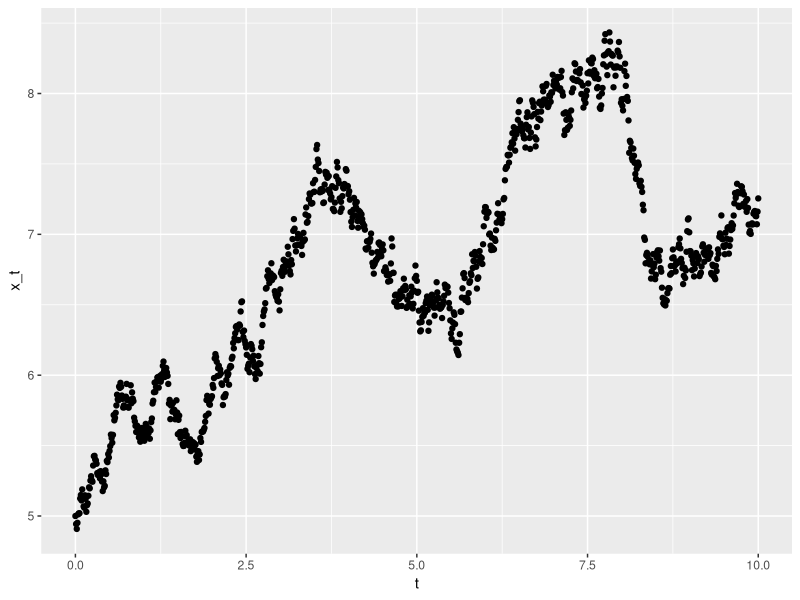
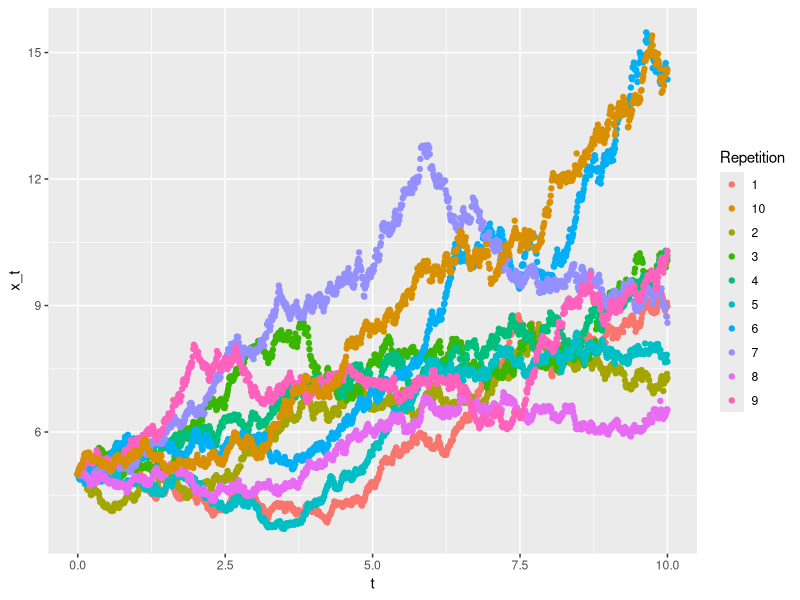
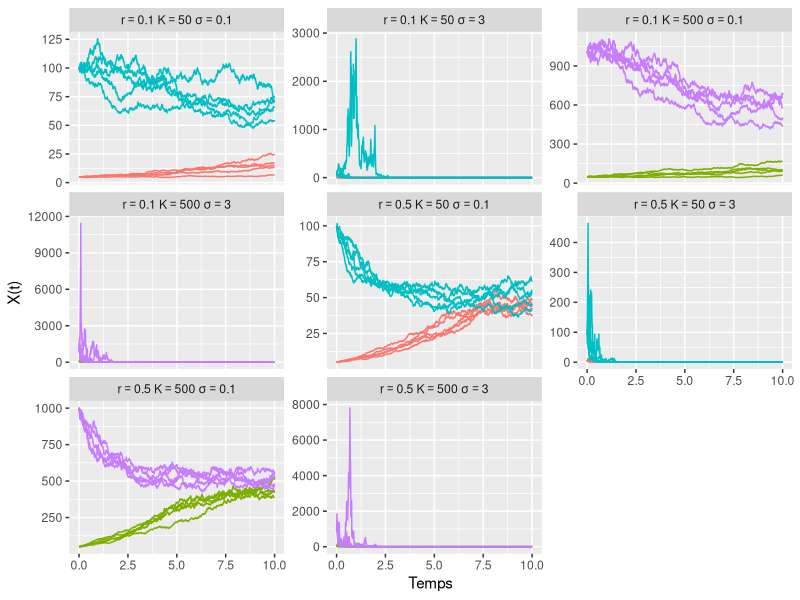
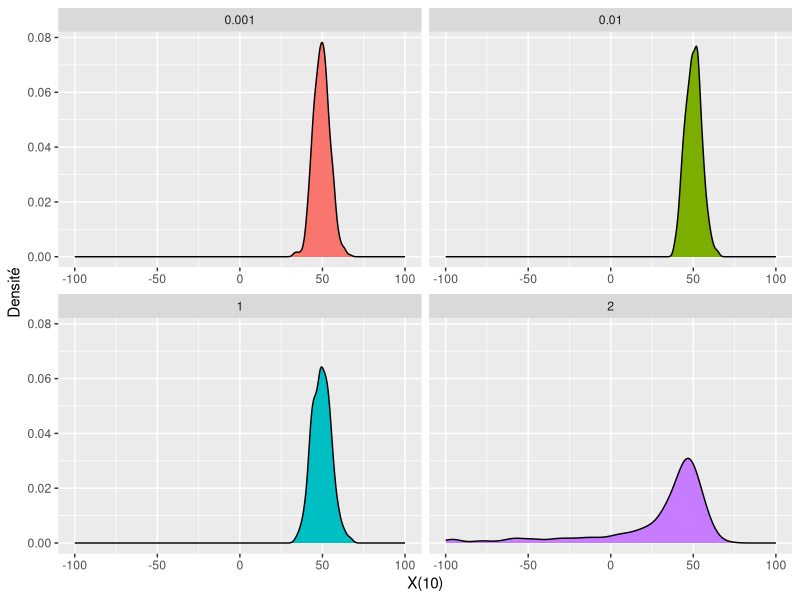
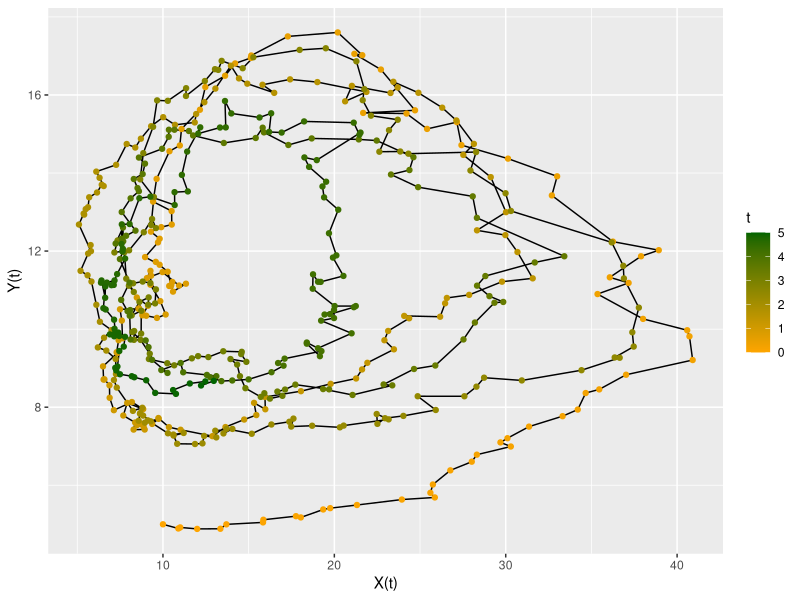
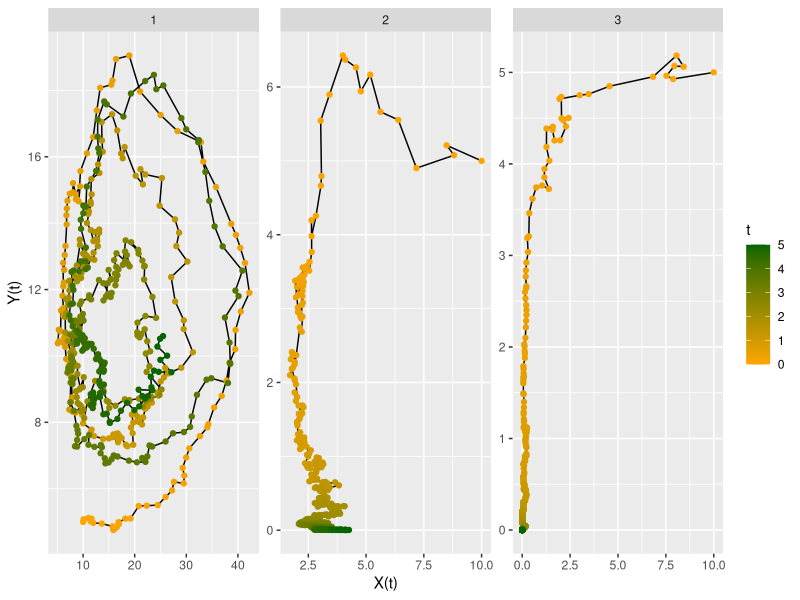

Recreate these plots in R, in order.
## ---- chunk 1
knitr::opts_chunk$set(echo = TRUE, eval = TRUE)
library(tidyverse)
## ---- chunk 2
get_drift <- function(# Creation de la fonction get_drift
  x, r, K # Arguments de la fonction
  )
  { 
  r * x * (1 - x / K)
}
get_diffusion <- function(x, sigma){ # Creation de la fonction get_diffusion
  sigma * x
}
## ---- chunk 3
simulate_log_growth <- function(x0, times, r, K, sigma){
  n_points <- length(times) # Nombre de points de simulations
  output <- rep(NA, n_points) # Initialisation du vecteur final
  output[1] <- x0 # Initialisation
  for(k in 2:n_points){ # Itération
    h <- times[k] - times[k - 1] # Pas de temps (doit être petit!)
    moyenne_euler <- output[k - 1] + # x
     get_drift(output[k - 1], r, K) * h # f(x, t) * h
    variance_euler <- get_diffusion(output[k - 1], sigma)^2 * h 
    output[k] <- rnorm(n = 1, # 1 simulation de loi normale
                       mean = moyenne_euler, # Moyenne
                       sd = sqrt(variance_euler) # Ecart-type
                       )
  }
  # Renvoi sous forme de tibble pour faciliter la visualisation
  resultat <- tibble(t = times, # Temps de simulation
                     x_t = output, # Simulation de l'EDS
                     x0 = x0, # Point initial
                     r = r, K = K, sigma = sigma) # Parametres utilises
  # ggplot dessine des tableaux
  return(resultat)
}
## ---- chunk 4
# 0, 0.01, 0.02, ... 9.99, 10 (aille 1001)
my_times <- seq(from = 0, to = 10, by = 0.01) # "by" donne le pas de temps h
## ---- chunk 5
premiere_simulation <- simulate_log_growth(x0 = 5, times = my_times,
                                           r = 0.1, K = 50, sigma = 0.1)
ggplot(premiere_simulation) + # Tableau à visualiser
  aes(x = t, y = x_t) +
  geom_point()
## ---- chunk 6
# rerun est une  Fonction du package purrr
dix_simulations <- rerun(10, # On fait tourner 10 fois
  simulate_log_growth(x0 = 5, times = my_times, # Le code précdent
                      r = 0.1, K = 50, sigma = 0.1)
  )  %>% # Le résultat est une liste ensuite, on aggrege tout dans un tableau
  bind_rows(.id = "Repetition") # On colle les tibble les uns sous les autres
# On garde en mémoire de quel tableau il s'agit dans la colonne repetition
ggplot(dix_simulations) + # Tableau à visualiser
  aes(x = t, y = x_t, color = Repetition) +
  geom_point()
## ---- chunk 7
grille_parametres <- expand.grid(r = c(0.1, 0.5), 
                                 K = c(50, 500), 
                                 sigma = c(0.1, 3)) %>% # D'abord les paramètres
  as_tibble() %>% 
  full_join(tibble(K = rep(c(50, 500), each = 2)) %>%
                     mutate(x0 = c(0.1, 2) * K),
            by = "K") # puis x0
## ---- chunk 8
grille_parametres
## ---- chunk 9
ensemble_simus <- rerun(5, #  Pour chaque jeu de paramètres, 5 répétitions
                        pmap_dfr(.l = grille_parametres, # Liste des arguements
                                 .f = simulate_log_growth, # Fonction appliquée
                                 times = my_times))  %>% # Argument supplémentaire
  bind_rows(.id = "Replicat") # On concatène les 5 répétitions, on
# conserve l'info réplicat grâce à la colonne réplicat
## ---- chunk 10
ensemble_simus
## ---- chunk 11
ensemble_simus %>% 
  mutate(r = paste("r ==", r), # On renomme (simplement pour l'esthetisme)
         K = paste("K ==", K),
         sigma = paste("sigma ==", sigma)) %>% 
  unite(col = "Parametre", r, K, sigma, sep = "~") %>% # Une seule colonne
  ggplot() + 
  aes(x = t, y = x_t, color = factor(x0)) +
  labs(x = "Temps", y = "X(t)") +
  geom_line(aes(group = interaction(Replicat, x0))) +
  facet_wrap(. ~ Parametre, scales = "free_y", labelle = label_parsed) +
  theme(legend.position = "none")
## ---- chunk 12
pas_temps <- c(0.001, 0.01, 1, 2)
# Pour chaque pas de temps
final_points <- map_dfr(pas_temps,
        function(delta_t){
          sim_times <- seq(0, 10, delta_t)
          rerun(500,
                simulate_log_growth(x0  = 100, times = sim_times, # On simule
                                    r = 0.5, K = 50, sigma = 0.1) %>%
                  dplyr::filter(t == 10) %>% # On ne garde que le dernier point
                  dplyr::select(x_t) %>% # On ne garde que la colonne x_t
                  # (on se fiche du reste)
                  rename(x_10 = x_t) # On renomme en x_10 pour etre clair
                ) %>%
            bind_rows() %>% # On aggrege tout dans un seul tableau
            mutate(time_step = paste(delta_t)) # On garde en memoire le pas
          # de temps dans la colonne time_step
        })
final_points # on visualise le resultat!
## ---- chunk 13
ggplot(final_points) +
  aes(x = x_10) +
  geom_density(aes(fill = time_step)) +
  facet_wrap(.~time_step, scale = "free_x") +
  theme(legend.position = "none") +
  lims(x = c(-100, 100)) +
  labs(y = "Densité", x = "X(10)")
## ---- chunk 14
get_drift_2d <- function(z, a1_vector, a2_vector){
  x <- z[1];
  y <- z[2];
  drift_x <- x * sum(a1_vector * c(1, -x, -y))
  drift_y <- y * sum(a2_vector * c(-1, x, -y))
  return(c(drift_x, drift_y))
}
## ---- chunk 15
get_diffusion_2d <- function(z, sigma1, sigma2){
  c(sigma1, sigma2) * z
}
## ---- chunk 16
simulate_prey_predator_sde <- function(times, z0,
                                       a10, a11, a12,
                                       a20, a21, a22,
                                       sigma1, sigma2){
  n_points <- length(times) # Nombre de points de simulations
  # Cette fois, la sortie est une matrice, chaque ligne correspond 
  # a une population
  output  <- matrix(NA, ncol = n_points, nrow = 2) # Initialisation de la matrice
  output[, 1] <- z0
  a1_vector <- c(a10, a11, a12) # Pour l'utiliser dans la fonction get_drift
  a2_vector <- c(a20, a21, a22)
  for(k in 2:n_points){ # Itération
    h <- times[k] - times[k - 1] # Pas de temps (doit être petit!)
    moyenne_euler <- output[, k - 1] + # c'est un vecteur
      get_drift_2d(output[, k - 1], a1_vector, a2_vector) * h # f(x, t) * h
    variance_euler <- get_diffusion_2d(output[, k - 1], sigma1, sigma2)^2 * h
    # Comme les deux browniens sont indépendants, on peut utiliser rnorm
    # Sinon, il faudrait mixtools::rmvnorm (normale multivariee)
    output[, k] <- rnorm(n = 2, # 2 simulations (c'est un vecteur)
                         mean = moyenne_euler, # Moyenne
                         sd = sqrt(variance_euler) # Ecart-type
    )
  }
  tibble(t = times,
         x_t = output[1, ],
         y_t = output[2, ])
}

## ---- chunk 17
my_z0 <- c(10, 5)
my_times <- seq(0, 5, by = 0.01)
premiere_simu_2d <- simulate_prey_predator_sde(times = my_times,
                                                  z0 = my_z0,
                                                  a10 = 12, a11= 0.05, a12 = 1,
                                                  a20 = 2,  a21 = 0.2, a22 = 0.1,
                                                  sigma1 = 0.5, sigma2 = 0.2)
ggplot(premiere_simu_2d, aes(x = x_t, y = y_t)) +
  geom_path() +
  geom_point(aes(color = t)) +
  scale_color_gradient(low = "orange", high = "darkgreen") +
  labs(x = "X(t)", y = "Y(t)")
## ---- chunk 18
grille_parametres_2d <- tibble(a10 = c(12, 4, 0.2),
                          a11 = c(0.05, 1, 0.05),
                          a12 = c(1, 1, 1),
                          a20 = c(2, 2, 2),
                          a21 = c(0.2, 0.2, 0.2),
                          a22 = c(0.1, 0.1, 0.1),
                          sigma1 = c(0.5, 0.5, 2),
                          sigma2 = c(0.2, 0.5, 0.2))
pmap_dfr(grille_parametres_2d,
         simulate_prey_predator_sde,
         times = seq(0, 5, 0.01), z0 = my_z0,
         .id = "Scenario") %>%
  ggplot(aes(x = x_t, y = y_t)) +
  geom_path() +
  geom_point(aes(color = t)) +
  scale_color_gradient(low = "orange", high = "darkgreen") +
  labs(x = "X(t)", y = "Y(t)") +
  facet_wrap(.~Scenario, scale = "free")
